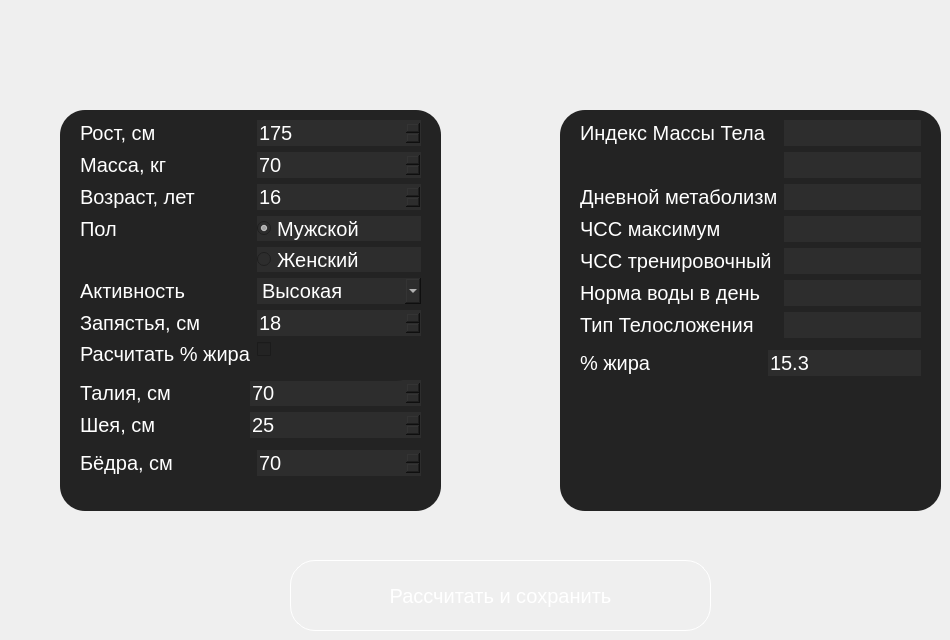
            <widget class="QWidget" name="page_2">
             <widget class="QGroupBox" name="groupBox_5">
              <property name="geometry">
               <rect>
                <x>560</x>
                <y>110</y>
                <width>381</width>
                <height>401</height>
               </rect>
              </property>
              <property name="styleSheet">
               <string notr="true">color:#fff;
border-radius:25px;
font-size:20px;
background-color: rgb(35, 35, 35);</string>
              </property>
              <property name="title">
               <string/>
              </property>
              <widget class="QWidget" name="formLayoutWidget_4">
               <property name="geometry">
                <rect>
                 <x>20</x>
                 <y>10</y>
                 <width>341</width>
                 <height>222</height>
                </rect>
               </property>
               <layout class="QFormLayout" name="formLayout_4">
                <item row="0" column="0">
                 <widget class="QLabel" name="label_IMT">
                  <property name="styleSheet">
                   <string notr="true">border:none</string>
                  </property>
                  <property name="text">
                   <string>Индекс Массы Тела</string>
                  </property>
                 </widget>
                </item>
                <item row="0" column="1">
                 <widget class="QLineEdit" name="lineEdit_IMT_value">
                  <property name="styleSheet">
                   <string notr="true">background-color: rgb(45, 45, 45);
border:none</string>
                  </property>
                  <property name="readOnly">
                   <bool>true</bool>
                  </property>
                 </widget>
                </item>
                <item row="2" column="0">
                 <widget class="QLabel" name="label_metabolism">
                  <property name="styleSheet">
                   <string notr="true">border:none</string>
                  </property>
                  <property name="text">
                   <string>Дневной метаболизм</string>
                  </property>
                 </widget>
                </item>
                <item row="2" column="1">
                 <widget class="QLineEdit" name="lineEdit_metabolism">
                  <property name="styleSheet">
                   <string notr="true">background-color: rgb(45, 45, 45);
border:none;</string>
                  </property>
                  <property name="readOnly">
                   <bool>true</bool>
                  </property>
                 </widget>
                </item>
                <item row="3" column="0">
                 <widget class="QLabel" name="label_hr_max">
                  <property name="styleSheet">
                   <string notr="true">border:none</string>
                  </property>
                  <property name="text">
                   <string>ЧСС максимум</string>
                  </property>
                 </widget>
                </item>
                <item row="3" column="1">
                 <widget class="QLineEdit" name="lineEdit_hr_max">
                  <property name="styleSheet">
                   <string notr="true">background-color: rgb(45, 45, 45);
border:none</string>
                  </property>
                  <property name="text">
                   <string/>
                  </property>
                  <property name="readOnly">
                   <bool>true</bool>
                  </property>
                 </widget>
                </item>
                <item row="4" column="0">
                 <widget class="QLabel" name="label_hr_train">
                  <property name="styleSheet">
                   <string notr="true">border:none</string>
                  </property>
                  <property name="text">
                   <string>ЧСС тренировочный</string>
                  </property>
                 </widget>
                </item>
                <item row="4" column="1">
                 <widget class="QLineEdit" name="lineEdit_hr_train">
                  <property name="styleSheet">
                   <string notr="true">background-color: rgb(45, 45, 45);
border:none</string>
                  </property>
                  <property name="readOnly">
                   <bool>true</bool>
                  </property>
                 </widget>
                </item>
                <item row="5" column="0">
                 <widget class="QLabel" name="label_water">
                  <property name="styleSheet">
                   <string notr="true">border:none</string>
                  </property>
                  <property name="text">
                   <string>Норма воды в день</string>
                  </property>
                 </widget>
                </item>
                <item row="5" column="1">
                 <widget class="QLineEdit" name="lineEdit_water">
                  <property name="styleSheet">
                   <string notr="true">background-color: rgb(45, 45, 45);
border:none</string>
                  </property>
                  <property name="readOnly">
                   <bool>true</bool>
                  </property>
                 </widget>
                </item>
                <item row="1" column="1">
                 <widget class="QLineEdit" name="lineEdit_IMT_status">
                  <property name="styleSheet">
                   <string notr="true">background-color: rgb(45, 45, 45);
border:none</string>
                  </property>
                  <property name="readOnly">
                   <bool>true</bool>
                  </property>
                 </widget>
                </item>
                <item row="6" column="0">
                 <widget class="QLabel" name="label_type">
                  <property name="text">
                   <string>Тип Телосложения</string>
                  </property>
                 </widget>
                </item>
                <item row="6" column="1">
                 <widget class="QLineEdit" name="lineEdit_type">
                  <property name="styleSheet">
                   <string notr="true">background-color: rgb(45, 45, 45);
border:none</string>
                  </property>
                  <property name="readOnly">
                   <bool>true</bool>
                  </property>
                 </widget>
                </item>
               </layout>
              </widget>
              <widget class="QGroupBox" name="groupBox_4">
               <property name="geometry">
                <rect>
                 <x>0</x>
                 <y>240</y>
                 <width>381</width>
                 <height>31</height>
                </rect>
               </property>
               <property name="styleSheet">
                <string notr="true">border:none</string>
               </property>
               <property name="title">
                <string/>
               </property>
               <widget class="QWidget" name="formLayoutWidget_5">
                <property name="geometry">
                 <rect>
                  <x>20</x>
                  <y>0</y>
                  <width>341</width>
                  <height>31</height>
                 </rect>
                </property>
                <layout class="QFormLayout" name="formLayout_5">
                 <item row="0" column="0">
                  <widget class="QLabel" name="label_fat_percent">
                   <property name="text">
                    <string>% жира                    </string>
                   </property>
                  </widget>
                 </item>
                 <item row="0" column="1">
                  <widget class="QLineEdit" name="lineEdit_percent">
                   <property name="enabled">
                    <bool>true</bool>
                   </property>
                   <property name="styleSheet">
                    <string notr="true">background-color: rgb(45, 45, 45);</string>
                   </property>
                   <property name="text">
                    <string>15.3</string>
                   </property>
                   <property name="readOnly">
                    <bool>true</bool>
                   </property>
                  </widget>
                 </item>
                </layout>
               </widget>
              </widget>
             </widget>
             <widget class="QLabel" name="label_img_calculator">
              <property name="geometry">
               <rect>
                <x>450</x>
                <y>0</y>
                <width>111</width>
                <height>101</height>
               </rect>
              </property>
              <property name="text">
               <string/>
              </property>
              <property name="pixmap">
               <pixmap>img/icons/calculator3.ico</pixmap>
              </property>
             </widget>
             <widget class="QGroupBox" name="groupBox_3">
              <property name="geometry">
               <rect>
                <x>60</x>
                <y>110</y>
                <width>381</width>
                <height>401</height>
               </rect>
              </property>
              <property name="styleSheet">
               <string notr="true">border-radius:25px;
font-size:20px;
background-color: rgb(35, 35, 35);
color:#fff;</string>
              </property>
              <property name="title">
               <string/>
              </property>
              <widget class="QGroupBox" name="groupBox">
               <property name="enabled">
                <bool>true</bool>
               </property>
               <property name="geometry">
                <rect>
                 <x>0</x>
                 <y>260</y>
                 <width>381</width>
                 <height>71</height>
                </rect>
               </property>
               <property name="styleSheet">
                <string notr="true">border:none;</string>
               </property>
               <property name="title">
                <string/>
               </property>
               <widget class="QWidget" name="formLayoutWidget_2">
                <property name="geometry">
                 <rect>
                  <x>20</x>
                  <y>10</y>
                  <width>341</width>
                  <height>120</height>
                 </rect>
                </property>
                <layout class="QFormLayout" name="formLayout_2">
                 <item row="0" column="0">
                  <widget class="QLabel" name="label_waist">
                   <property name="text">
                    <string>Талия, см             </string>
                   </property>
                  </widget>
                 </item>
                 <item row="0" column="1">
                  <widget class="QSpinBox" name="spinBox_waist">
                   <property name="enabled">
                    <bool>true</bool>
                   </property>
                   <property name="styleSheet">
                    <string notr="true">background-color: rgb(45, 45, 45);</string>
                   </property>
                   <property name="minimum">
                    <number>38</number>
                   </property>
                   <property name="maximum">
                    <number>170</number>
                   </property>
                   <property name="value">
                    <number>70</number>
                   </property>
                  </widget>
                 </item>
                 <item row="1" column="0">
                  <widget class="QLabel" name="label_neck">
                   <property name="text">
                    <string>Шея, см                </string>
                   </property>
                  </widget>
                 </item>
                 <item row="1" column="1">
                  <widget class="QSpinBox" name="spinBox_neck">
                   <property name="styleSheet">
                    <string notr="true">background-color: rgb(45, 45, 45);</string>
                   </property>
                   <property name="minimum">
                    <number>10</number>
                   </property>
                   <property name="maximum">
                    <number>50</number>
                   </property>
                   <property name="value">
                    <number>25</number>
                   </property>
                  </widget>
                 </item>
                </layout>
               </widget>
              </widget>
              <widget class="QGroupBox" name="groupBox_2">
               <property name="geometry">
                <rect>
                 <x>0</x>
                 <y>340</y>
                 <width>381</width>
                 <height>31</height>
                </rect>
               </property>
               <property name="styleSheet">
                <string notr="true">border:none;</string>
               </property>
               <property name="title">
                <string/>
               </property>
               <widget class="QWidget" name="formLayoutWidget_3">
                <property name="geometry">
                 <rect>
                  <x>20</x>
                  <y>0</y>
                  <width>341</width>
                  <height>31</height>
                 </rect>
                </property>
                <layout class="QFormLayout" name="formLayout_3">
                 <item row="0" column="0">
                  <widget class="QLabel" name="label_hip">
                   <property name="text">
                    <string>Бёдра, см              </string>
                   </property>
                  </widget>
                 </item>
                 <item row="0" column="1">
                  <widget class="QSpinBox" name="spinBox_hip">
                   <property name="styleSheet">
                    <string notr="true">background-color: rgb(45, 45, 45);</string>
                   </property>
                   <property name="minimum">
                    <number>40</number>
                   </property>
                   <property name="maximum">
                    <number>170</number>
                   </property>
                   <property name="value">
                    <number>70</number>
                   </property>
                  </widget>
                 </item>
                </layout>
               </widget>
              </widget>
              <widget class="QWidget" name="formLayoutWidget">
               <property name="geometry">
                <rect>
                 <x>20</x>
                 <y>10</y>
                 <width>341</width>
                 <height>261</height>
                </rect>
               </property>
               <layout class="QFormLayout" name="formLayout">
                <item row="0" column="0">
                 <widget class="QLabel" name="label_height">
                  <property name="styleSheet">
                   <string notr="true">border:none</string>
                  </property>
                  <property name="text">
                   <string>Рост, см</string>
                  </property>
                 </widget>
                </item>
                <item row="0" column="1">
                 <widget class="QSpinBox" name="spinBox_height">
                  <property name="styleSheet">
                   <string notr="true">border:none;
background-color: rgb(45, 45, 45);</string>
                  </property>
                  <property name="minimum">
                   <number>54</number>
                  </property>
                  <property name="maximum">
                   <number>272</number>
                  </property>
                  <property name="value">
                   <number>175</number>
                  </property>
                 </widget>
                </item>
                <item row="1" column="0">
                 <widget class="QLabel" name="label_weight">
                  <property name="styleSheet">
                   <string notr="true">border:none</string>
                  </property>
                  <property name="text">
                   <string>Масса, кг</string>
                  </property>
                 </widget>
                </item>
                <item row="1" column="1">
                 <widget class="QSpinBox" name="spinBox_weight">
                  <property name="styleSheet">
                   <string notr="true">border:none;
background-color: rgb(45, 45, 45);</string>
                  </property>
                  <property name="minimum">
                   <number>17</number>
                  </property>
                  <property name="maximum">
                   <number>635</number>
                  </property>
                  <property name="value">
                   <number>70</number>
                  </property>
                 </widget>
                </item>
                <item row="2" column="0">
                 <widget class="QLabel" name="label_age">
                  <property name="styleSheet">
                   <string notr="true">border:none</string>
                  </property>
                  <property name="text">
                   <string>Возраст, лет</string>
                  </property>
                 </widget>
                </item>
                <item row="2" column="1">
                 <widget class="QSpinBox" name="spinBox_age">
                  <property name="styleSheet">
                   <string notr="true">border:none;
background-color: rgb(45, 45, 45);</string>
                  </property>
                  <property name="minimum">
                   <number>14</number>
                  </property>
                  <property name="maximum">
                   <number>120</number>
                  </property>
                  <property name="value">
                   <number>16</number>
                  </property>
                 </widget>
                </item>
                <item row="3" column="0">
                 <widget class="QLabel" name="label_gender">
                  <property name="styleSheet">
                   <string notr="true">border:none</string>
                  </property>
                  <property name="text">
                   <string>Пол</string>
                  </property>
                 </widget>
                </item>
                <item row="3" column="1">
                 <widget class="QRadioButton" name="radioButton_male">
                  <property name="styleSheet">
                   <string notr="true">border:none;
background-color: rgb(45, 45, 45);</string>
                  </property>
                  <property name="text">
                   <string>Мужской</string>
                  </property>
                  <property name="checked">
                   <bool>true</bool>
                  </property>
                 </widget>
                </item>
                <item row="4" column="1">
                 <widget class="QRadioButton" name="radioButton_female">
                  <property name="styleSheet">
                   <string notr="true">border:none;
background-color: rgb(45, 45, 45);</string>
                  </property>
                  <property name="text">
                   <string>Женский</string>
                  </property>
                 </widget>
                </item>
                <item row="5" column="0">
                 <widget class="QLabel" name="label_activity">
                  <property name="styleSheet">
                   <string notr="true">border:none</string>
                  </property>
                  <property name="text">
                   <string>Активность</string>
                  </property>
                 </widget>
                </item>
                <item row="5" column="1">
                 <widget class="QComboBox" name="comboBox_activity">
                  <property name="styleSheet">
                   <string notr="true">border:none;
background-color: rgb(45, 45, 45);</string>
                  </property>
                  <property name="currentIndex">
                   <number>3</number>
                  </property>
                  <item>
                   <property name="text">
                    <string extracomment="1">Очень низкая</string>
                   </property>
                  </item>
                  <item>
                   <property name="text">
                    <string>Низкая</string>
                   </property>
                  </item>
                  <item>
                   <property name="text">
                    <string>Средняя</string>
                   </property>
                  </item>
                  <item>
                   <property name="text">
                    <string>Высокая</string>
                   </property>
                  </item>
                  <item>
                   <property name="text">
                    <string>Очень высокая</string>
                   </property>
                  </item>
                 </widget>
                </item>
                <item row="7" column="0">
                 <widget class="QLabel" name="label_check_fat">
                  <property name="styleSheet">
                   <string notr="true">border:none</string>
                  </property>
                  <property name="text">
                   <string>Расчитать % жира</string>
                  </property>
                 </widget>
                </item>
                <item row="7" column="1">
                 <widget class="QCheckBox" name="checkBox_fat">
                  <property name="text">
                   <string/>
                  </property>
                  <property name="checked">
                   <bool>false</bool>
                  </property>
                 </widget>
                </item>
                <item row="6" column="0">
                 <widget class="QLabel" name="label_wrist">
                  <property name="text">
                   <string>Запястья, см</string>
                  </property>
                 </widget>
                </item>
                <item row="6" column="1">
                 <widget class="QSpinBox" name="spinBox_wrist">
                  <property name="styleSheet">
                   <string notr="true">border:none;
background-color: rgb(45, 45, 45);</string>
                  </property>
                  <property name="minimum">
                   <number>10</number>
                  </property>
                  <property name="maximum">
                   <number>50</number>
                  </property>
                  <property name="value">
                   <number>18</number>
                  </property>
                 </widget>
                </item>
               </layout>
              </widget>
             </widget>
             <widget class="QPushButton" name="pushButton_calculate">
              <property name="geometry">
               <rect>
                <x>290</x>
                <y>560</y>
                <width>421</width>
                <height>71</height>
               </rect>
              </property>
              <property name="styleSheet">
               <string notr="true">
QPushButton {
border:1px solid #fff;
border-radius:25px;
font-size:20px;
color:#fff;
}
QPushButton:hover {
	background-color: rgb(85, 170, 255);
}</string>
              </property>
              <property name="text">
               <string>Рассчитать и сохранить</string>
              </property>
             </widget>
             <widget class="QLabel" name="label_img_arrow">
              <property name="geometry">
               <rect>
                <x>450</x>
                <y>230</y>
                <width>111</width>
                <height>141</height>
               </rect>
              </property>
              <property name="text">
               <string/>
              </property>
              <property name="pixmap">
               <pixmap>img/right-arrow - Copy.png</pixmap>
              </property>
             </widget>
            </widget>
